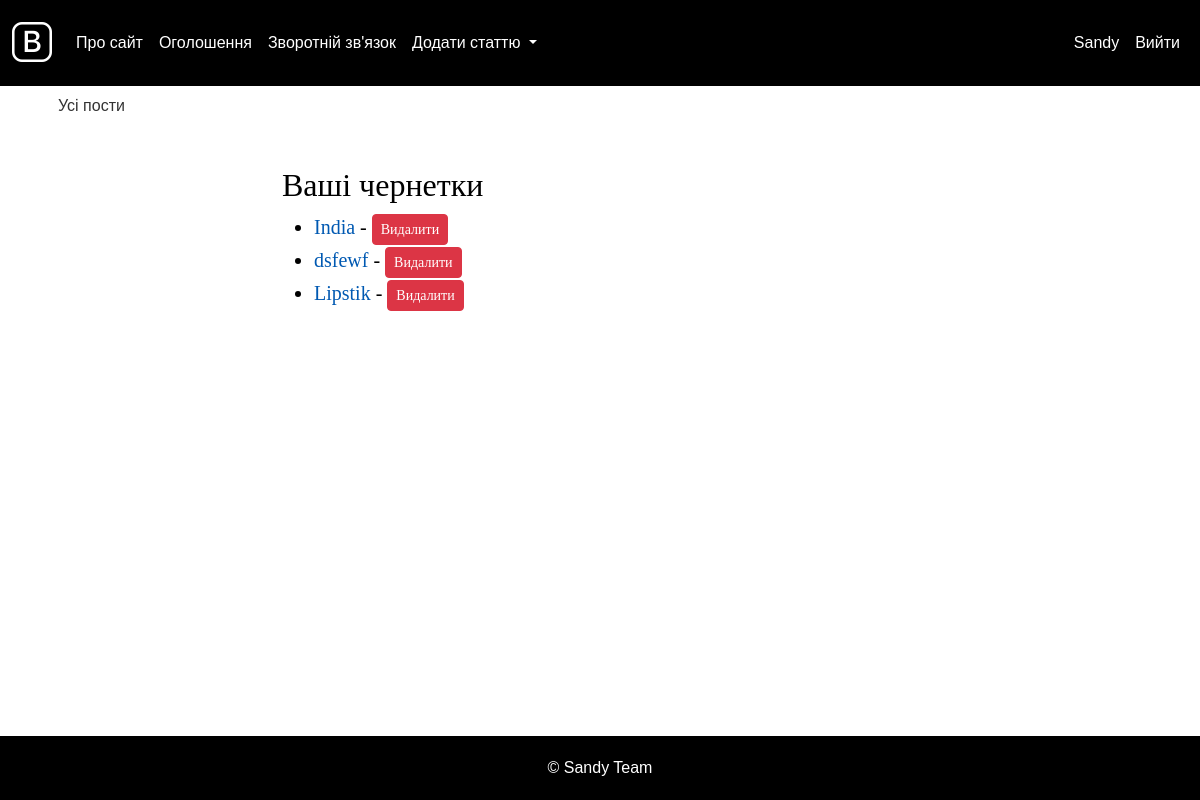
The app's page /save_draft/ (signed in) with its own data.
### blog/models.py (models this page shows, shortened)
class CustomUser(AbstractUser):
    avatar = models.ImageField(upload_to='avatars/', blank=True, null=True, default='avatars/default_avatar.png')
    class Meta:
        verbose_name = 'Користувач'
        verbose_name_plural = 'Користувачі'

class Blog(models.Model):
    DRAFT = 'draft'
    PUBLISHED = 'published'
    STATUS_CHOICES = [
        (DRAFT, 'Чернетка'),
        (PUBLISHED, 'Опублікована'),
    ]
    title = models.CharField(max_length=255, verbose_name="Заголовок")
    slug = models.SlugField(max_length=255, unique=True, verbose_name="URL")
    content = models.TextField(blank=True, verbose_name="Текст статті")
    photo = models.ImageField(upload_to="photos/%Y/%m/%d/", verbose_name="Фото", blank=True, null=True)
    video = models.FileField(upload_to='videos/%Y/%m/%d/', verbose_name="Відео", blank=True, null=True)
    time_create = models.DateTimeField(auto_now_add=True, verbose_name="Час створення")
    time_update = models.DateTimeField(auto_now=True, verbose_name="Час оновлення")
    status = models.CharField(max_length=10, choices=STATUS_CHOICES, default=DRAFT, verbose_name="Статус")
    cat = models.ForeignKey('Category', on_delete=models.PROTECT, verbose_name="Категорія")
    author = models.ForeignKey(settings.AUTH_USER_MODEL, on_delete=models.CASCADE, related_name='posts', verbose_name="Автор", null=True)
    likes = models.ManyToManyField(settings.AUTH_USER_MODEL, related_name='liked_posts', blank=True, verbose_name="Лайки", through='PostLike')
    dislikes = models.ManyToManyField(settings.AUTH_USER_MODEL, related_name='disliked_posts', blank=True, verbose_name="Дизлайки", through='PostDislike')
    tags = TaggableManager()
    class Meta:
        verbose_name = 'Запис блогу'
        verbose_name_plural = 'Записи блогу'
        ordering = ['id']

### blog/views.py (the view, shortened to what this page needs)
# urls.py: path('save_draft/', views.save_draft, name='save_draft'),
@login_required
def save_draft(request, pk=None):
    if pk:
        draft = get_object_or_404(Blog, pk=pk, author=request.user, status='draft')
        form = AddPostForm(request.POST or None, request.FILES or None, instance=draft)
    else:
        form = AddPostForm(request.POST or None, request.FILES or None)
    user_drafts = Blog.objects.filter(author=request.user, status='draft')
    return render(request, 'drafts.html', {'form': form, 'drafts': user_drafts, 'title': 'Чернетки'})

### blog/templates/drafts.html (shortened to what this page needs)
{% extends "base.html" %}
{% block content %}
{% if drafts %}
    <h1>Ваші чернетки</h1>
    <ul>
        {% for draft in drafts %}
            <li>
                <a href="{% url 'edit_draft' draft.pk %}">{{ draft.title }}</a> - {{ draft.created_at }}
                <form action="{% url 'delete_draft' draft.pk %}" method="post" style="display:inline;">
                    <button type="submit" class="btn btn-danger btn-sm">Видалити</button>
                </form>
            </li>
        {% endfor %}
    </ul>
{% else %}
    <p>Немає чернеток.</p>
{% endif %}
{% endblock %}

### blog/templates/base.html (shortened to what this page needs)
{% load static %}
<!DOCTYPE html>
<html>
<head>
    <link href="https://cdn.jsdelivr.net/npm/bootstrap@5.3.0/dist/css/bootstrap.min.css" rel="stylesheet">
    <link href="https://cdn.jsdelivr.net/npm/bootstrap-icons/font/bootstrap-icons.css" rel="stylesheet">
    <link href="{% static 'css/styles.css' %}" rel="stylesheet">
</head>
<body>
<nav class="navbar navbar-expand-lg navbar-light">
    <div class="container-fluid">
        <a class="navbar-brand" href="{% url 'home' %}">
            <i class="bi bi-bootstrap" style="color: #fff;"></i>
        </a>
        <div class="collapse navbar-collapse" id="navbarNavDropdown">
            <ul class="navbar-nav me-auto">
                <li class="nav-item">
                    <a class="nav-link" href="{% url 'about' %}">Про сайт</a>
                </li>
                <li class="nav-item">
                    <a class="nav-link" href="{% url 'announcements' %}">Оголошення</a>
                </li>
                <li class="nav-item">
                    <a class="nav-link" href="{% url 'contact' %}">Зворотній зв'язок</a>
                </li>
                <li class="nav-item dropdown">
                    <a class="nav-link dropdown-toggle" href="{% url 'add_page' %}" id="navbarDropdown" role="button" data-bs-toggle="dropdown" aria-expanded="false">
                        Додати статтю
                    </a>
                </li>
            </ul>
            <ul class="navbar-nav ms-auto">
                {% if request.user.is_authenticated %}
                    <li class="nav-item">
                        <a class="nav-link" href="{% url 'user_profile' request.user.username %}">{{ request.user.username }}</a>
                    </li>
                    <li class="nav-item">
                        <a class="nav-link" href="{% url 'logout' %}">Вийти</a>
                    </li>
                {% endif %}
            </ul>
        </div>
    </div>
</nav>
<div class="container content-wrapper">
    <div class="row">
        <div class="col-md-2">
            <ul class="list-group">
                {% if cat_selected == 0 %}
                    <li class="list-group-item list-group-header">Усі пости</li>
                {% else %}
                    <li class="list-group-item"><a href="{% url 'home' %}">Усі пости</a></li>
                {% endif %}
            </ul>
        </div>
        <div class="col-md-10">
            <div class="content-text">
                {% block content %}
                {% endblock %}
            </div>
        </div>
    </div>
</div>
<footer class="footer">
    <div class="container">
        <span class="text-muted">&copy; Sandy Team</span>
    </div>
</footer>
</body>
</html>

### blog/static/css/styles.css (style rules this page uses)
html, body { font-family: 'Arial'; margin: 0; padding: 0; height: 100%; width: 100%; color: #444; }
a { color: #0059b2; text-decoration: none; }
.bi-bootstrap { font-size: 40px; color: #000; }
.content-text { margin: 60px 0 0 30px; color: #000; font-size: 20px; font-family: Yandex Sans Display Light; }
.content-text h1 { font-size: 32px; }

### blog/templates/base.html (style rules this page uses)
body, html { height: 100%; margin: 0; }
body { display: flex; flex-direction: column; }
.content-wrapper { flex: 1; }
.footer { position: relative; bottom: 0; width: 100%; text-align: center; padding: 20px 0; background-color: #000; }
.footer .text-muted { color: #fff !important; }
.navbar-light { background-color: #000 !important; }
.navbar-nav .nav-link { color: #fff !important; }
.content-text { padding: 20px; }
.list-group { border: none; padding-left: 0; }
.list-group-item { border: none; padding: 0.5rem 1rem; }
.list-group-item a { color: #333; text-decoration: none; }

### records on screen
CustomUser: user.username "Sandy"
Blog: title "India"
Blog: title "dsfewf"
Blog: title "Lipstik"
